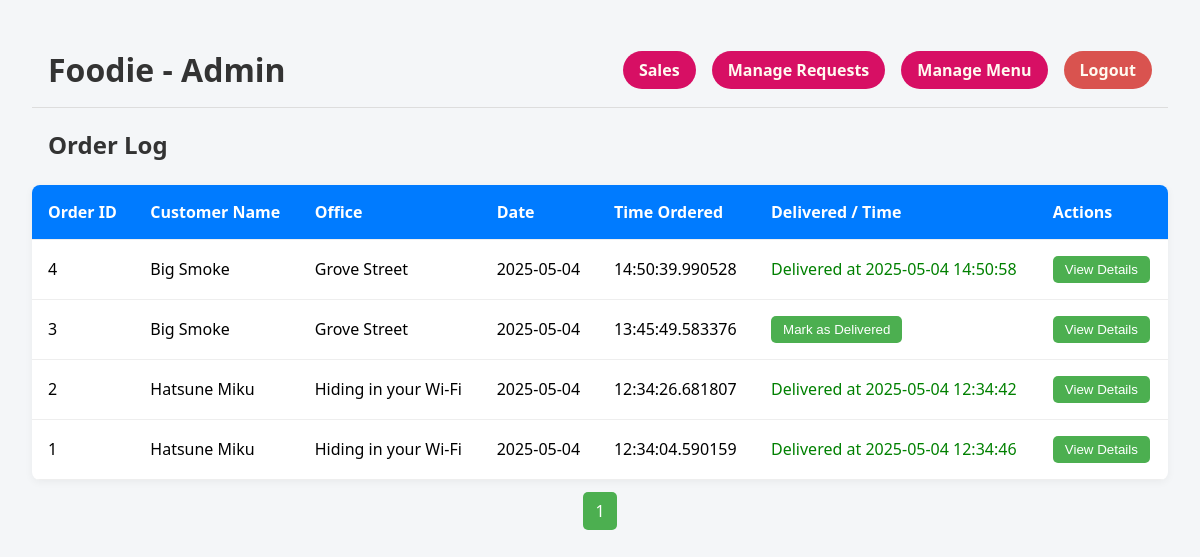
The app's page /admin_dashboard (signed in), older data.
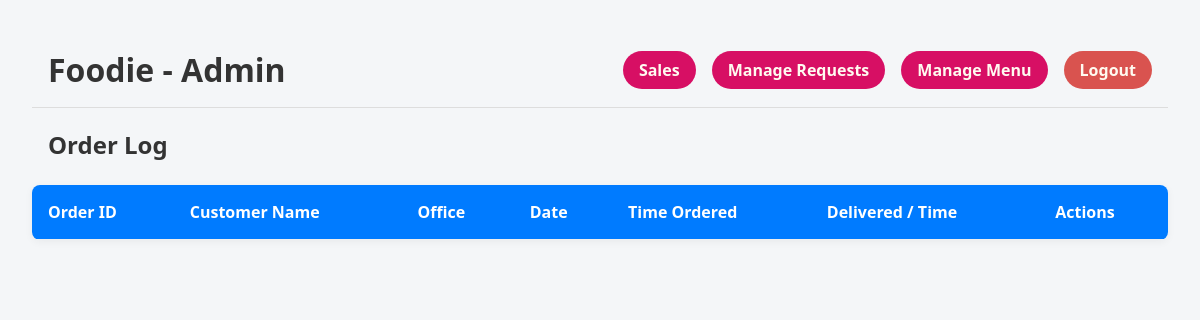
The same page, newer data.
### tables this page shows
CREATE TABLE Orders (
    Order_ID INTEGER PRIMARY KEY AUTOINCREMENT,
    Customer_ID INTEGER,
    Order_Type TEXT CHECK(Order_Type IN ('Walk-in', 'Delivery')) NOT NULL,
    Date DATE NOT NULL,
    Time_Ordered TIME NOT NULL,
    Requested_Delivery_Time TIME,
    Time_Delivered TIME,
    Delivered BOOLEAN NOT NULL,
    FOREIGN KEY (Customer_ID) REFERENCES Customers(Customer_ID)
);

CREATE TABLE Customers (
    Customer_ID INTEGER PRIMARY KEY AUTOINCREMENT,
    Name TEXT NOT NULL,
    Address TEXT NOT NULL,
    Phone TEXT NOT NULL,
    FOREIGN KEY (Phone) REFERENCES Users(Contact)
);

### app.py (the view)
@app.route('/admin_dashboard')
def admin_dashboard():
    if session.get('role') != 'admin':
        return redirect(url_for('home'))
    conn = get_db_connection()
    cursor = conn.cursor()
    page = int(request.args.get('page', 1))
    per_page = 10
    offset = (page - 1) * per_page
    cursor.execute("SELECT COUNT(*) FROM Orders")
    total_orders = cursor.fetchone()[0]
    total_pages = (total_orders + per_page - 1) // per_page
    cursor.execute("""
        SELECT o.Order_ID, o.Date, o.Time_Ordered, o.Delivered, o.Time_Delivered,
        c.Name AS Customer_Name, c.Address
        FROM Orders o
        LEFT JOIN Customers c ON o.Customer_ID = c.Customer_ID
        ORDER BY o.Date DESC, o.Time_Ordered DESC
        LIMIT ? OFFSET ?
    """, (per_page, offset))
    orders = cursor.fetchall()
    cursor.execute("SELECT COUNT(*) FROM Special_Requests WHERE Approved = 0")
    pending_requests = cursor.fetchone()[0]
    conn.close()
    return render_template(
        'admin_dashboard.html',
        orders=orders,
        current_page=page,
        total_pages=total_pages,
        pending_requests=pending_requests  # Passing the number of pending special requests
    )

### app.py (called while the page is built)
def get_db_connection():
    conn = sqlite3.connect(DB_PATH)
    conn.row_factory = sqlite3.Row
    return conn

### templates/admin_dashboard.html (shortened to what this page needs)
<!DOCTYPE html>
<html lang="en">
<head>
  <link rel="stylesheet" href="{{ url_for('static', filename='styles_admin_dashboard.css') }}">
</head>
<body>
  <header>
    <a href="admin_dashboard" class="logo">Foodie - Admin</a>
    <div class="auth-buttons">
      <a class="btn-manage" href="{{ url_for('sales_summary') }}">Sales</a>
      <a class="btn-manage" href="{{ url_for('request_management') }}">Manage Requests</a>
      <a class="btn-manage" href="{{ url_for('menu_management') }}">Manage Menu</a>
      <a class="logout-link" href="{{ url_for('logout') }}">Logout</a>
    </div>
  </header>
  <main>
    <h2>Order Log</h2>
    <table>
      <thead>
        <tr>
          <th>Order ID</th>
          <th>Customer Name</th>
          <th>Office</th>
          <th>Date</th>
          <th>Time Ordered</th>
          <th>Delivered / Time</th>
          <th>Actions</th>
        </tr>
      </thead>
      <tbody>
        {% for order in orders %}
        <tr>
          <td data-label="Order ID">{{ order['Order_ID'] }}</td>
          <td data-label="Customer Name">{{ order['Customer_Name'] }}</td>
          <td data-label="Office">{{ order['Address'] }}</td>
          <td data-label="Date">{{ order['Date'] }}</td>
          <td data-label="Time Ordered">{{ order['Time_Ordered'] }}</td>
          <td data-label="Delivered / Time">
            {% if not order['Delivered'] %}
              <form action="{{ url_for('mark_delivered', order_id=order['Order_ID']) }}" method="post">
                <button type="submit">Mark as Delivered</button>
              </form>
            {% else %}
              <span style="color: green;">Delivered at {{ order['Time_Delivered'] }}</span>
            {% endif %}
          </td>
          <td>
            <a href="{{ url_for('order_details', order_id=order['Order_ID']) }}">
              <button>View Details</button>
            </a>
          </td>
        </tr>
        {% endfor %}
      </tbody>
    </table>
    <div class="pagination">
      {% for page_num in range(1, total_pages + 1) %}
        <a href="{{ url_for('admin_dashboard', page=page_num) }}" {% if page_num == current_page %}class="active"{% endif %}>{{ page_num }}</a>
      {% endfor %}
    </div>
  </main>
</body>
</html>

### static/styles_admin_dashboard.css (style rules this page uses)
body { font-family: 'Segoe UI', Tahoma, Geneva, Verdana, sans-serif; background-color: #f4f6f8; margin: 0; padding: 2rem; }
h2, h3 { text-align: left; color: #333; margin-left: 1rem; }
header { display: flex; justify-content: space-between; align-items: center; padding: 1rem; background-color: #f4f6f8; border-bottom: 1px solid #ddd; }
.logo { font-size: 2rem; font-weight: bold; text-decoration: none; color: #333; }
.auth-buttons { display: flex; gap: 1rem; }
table { width: 100%; border-collapse: collapse; margin-top: 1.5rem; background-color: white; border-radius: 8px; overflow: hidden; box-shadow: 0 2px 8px rgba(0, 0, 0, 0.05); }
th, td { padding: 1rem; text-align: left; border-bottom: 1px solid #eee; }
th { background-color: #007bff; color: white; }
.logout-link { background: #d9534f; color: #fffaf0; border: none; padding: 8px 16px; border-radius: 20px; cursor: pointer; font-weight: bold; transition: background-color 0.3s ease; text-decoration: none; }
.btn-manage { background: #d70f64; color: #fffaf0; border: none; padding: 8px 16px; border-radius: 20px; cursor: pointer; font-weight: bold; transition: background-color 0.3s ease; text-decoration: none; }

Row changes from the older to the newer data that the page shows:
removed Orders: Order_ID "4", Customer_Name "Big Smoke", Address "Grove Street", Date "2025-05-04", Time_Ordered "14:50:39.990528", Time_Delivered "2025-05-04 14:50:58"
removed Orders: Order_ID "3", Customer_Name "Big Smoke", Address "Grove Street", Date "2025-05-04", Time_Ordered "13:45:49.583376"
removed Orders: Order_ID "2", Customer_Name "Hatsune Miku", Address "Hiding in your Wi-Fi", Date "2025-05-04", Time_Ordered "12:34:26.681807", Time_Delivered "2025-05-04 12:34:42"
removed Orders: Order_ID "1", Customer_Name "Hatsune Miku", Address "Hiding in your Wi-Fi", Date "2025-05-04", Time_Ordered "12:34:04.590159", Time_Delivered "2025-05-04 12:34:46"
Text that changed along with them:
list line gone: "1"
